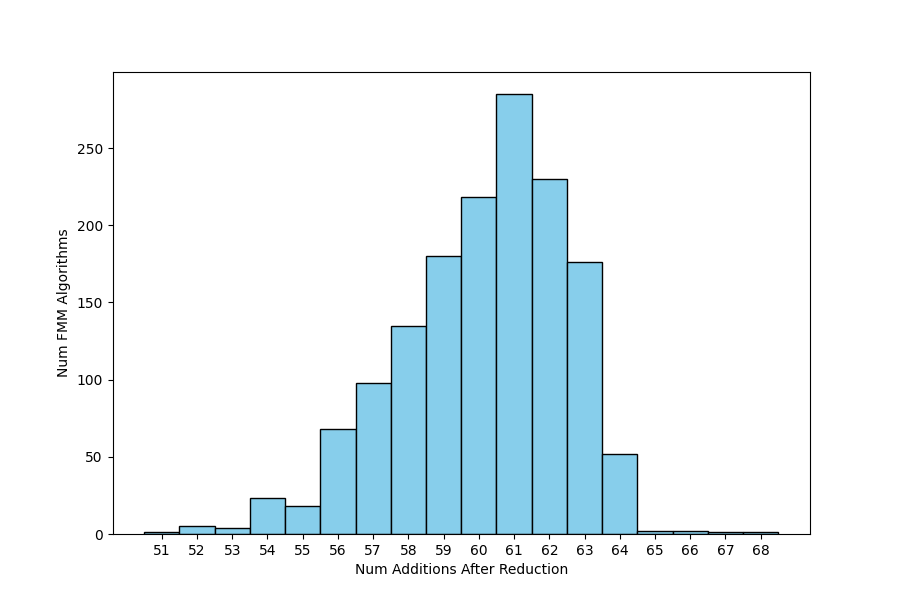

Write Python code to recreate this figure.
import matplotlib.pyplot as plt
import seaborn as sns # pip include seaborn
import numpy as np

raw_data = { # 1499 entries
  51: 1,
  52: 5,
  53: 4,
  54: 23,
  55: 18,
  56: 68,
  57: 98,
  58: 135,
  59: 180,
  60: 218,
  61: 285,
  62: 230,
  63: 176,
  64: 52,
  65: 2,
  66: 2,
  67: 1,
  68: 1
}

def main():
    data = []
    for num_additions, count in raw_data.items():
        data.extend([num_additions] * count)

    # create histogram
    plt.figure(figsize=(9, 6)) # Optional: Adjust figure size
    #ax = sns.histplot(data, bins=sorted(raw_data.keys()), kde=True, color='red', edgecolor='black', facecolor='skyblue', discrete=True)
    ax = sns.histplot(data, bins=sorted(raw_data.keys()), kde=False, color='red', edgecolor='black', facecolor='skyblue', discrete=True)

    # add labels and title
    ax.set_xlabel("Num Additions After Reduction")
    ax.set_ylabel("Num FMM Algorithms")
    #ax.set_title("Addition Count Distribution")
    ax.set_xticks(sorted(raw_data.keys())) #  x-axis ticks to match addition count

    # save plot to png file
    plt.savefig('fmm_addition_distribution_228_20260809_153226.png')

    # display plot
    #plt.show()

if __name__ == "__main__":
    main()
